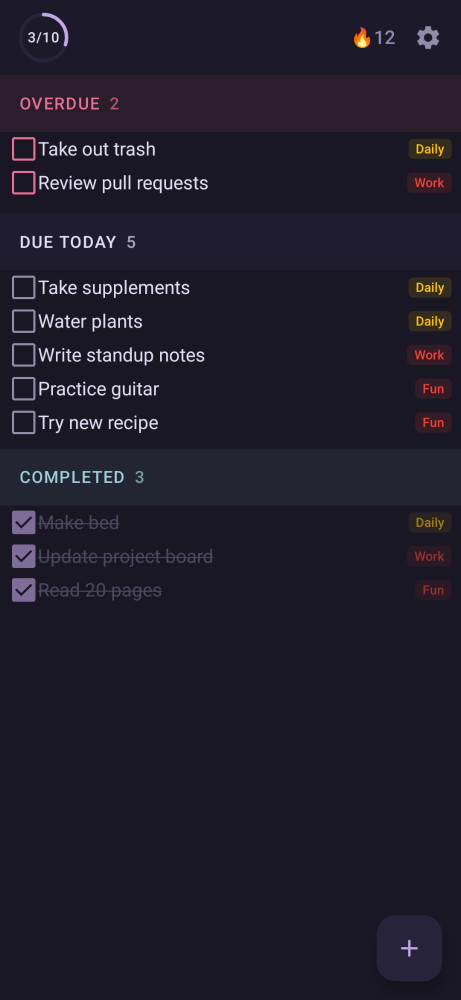
#> input picture app/src/test/snapshots/images/io.github.klppl.klar.screenshots_ScreenshotTest_todayScreen.png, 461 x 1000 px
$ python frame_screenshot.py
#> lines starting #> are read from the running program, lines starting #| are printed output that depends on the picture; after the words box and inside, x2 and y2 are one past the last pixel; in counts of white or black regions, pixels touching at a corner belong together
#!/usr/bin/env python3
"""Wrap a screenshot in a minimal phone device frame using Pillow."""

from pathlib import Path
from PIL import Image, ImageDraw

SNAPSHOTS = Path(__file__).resolve().parents[1] / "snapshots" / "images"

# Phone frame settings
BEZEL = 16          # bezel thickness around the screen
CHIN = 10           # extra bottom bezel
TOP_BAR = 32        # status bar / notch area
CORNER_R = 40       # outer corner radius
FRAME_COLOR = (30, 30, 30)       # dark grey bezel
SCREEN_RADIUS = 28  # inner corner radius


def round_corners(img: Image.Image, radius: int) -> Image.Image:
    """Apply rounded corners with transparency."""
    mask = Image.new("L", img.size, 0)
    draw = ImageDraw.Draw(mask)
    draw.rounded_rectangle([(0, 0), img.size], radius=radius, fill=255)
    img = img.convert("RGBA")
    img.putalpha(mask)
    return img


def frame_phone(src: Path, dst: Path) -> None:
    screen = Image.open(src).convert("RGBA")
#> screen is the input picture: PIL image 461x1000 RGBA; mean R, G, B, A 31.5, 28.4, 42, 255
    sw, sh = screen.size
#> sw = 461; sh = 1000

    # Round the screen corners
    screen = round_corners(screen, SCREEN_RADIUS)
#> in round_corners, `mask = Image.new("L", img.size, 0)`: mask: PIL image 461x1000 L; every value is 0
#> in round_corners, `img.putalpha(mask)`:
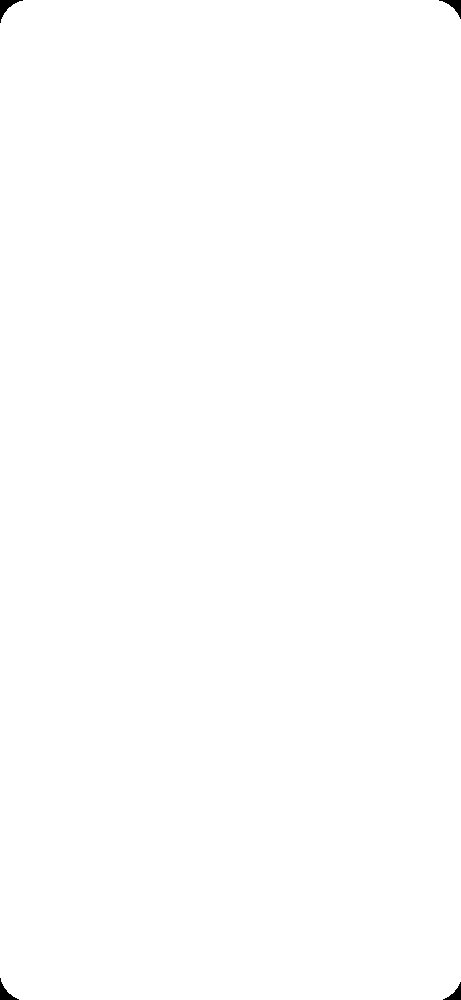
#> mask: PIL image 461x1000 L; 99.9% white; 4 black regions, box (x1, y1, x2, y2) and area: (0, 0, 23, 23) 174, (439, 0, 461, 19) 151, (0, 978, 19, 1000) 151, (443, 982, 461, 1000) 129

    # Frame dimensions
    fw = sw + 2 * BEZEL
#> fw = 493
    fh = sh + TOP_BAR + BEZEL + CHIN
#> fh = 1058

    # Create frame (transparent background)
    frame = Image.new("RGBA", (fw, fh), (0, 0, 0, 0))
#> frame: PIL image 493x1058 RGBA; every value is 0
    draw = ImageDraw.Draw(frame)

    # Draw the outer phone body
    draw.rounded_rectangle(
        [(0, 0), (fw - 1, fh - 1)],
        radius=CORNER_R,
        fill=FRAME_COLOR,
    )

    # Paste screen into the frame
    frame.paste(screen, (BEZEL, TOP_BAR), mask=screen)
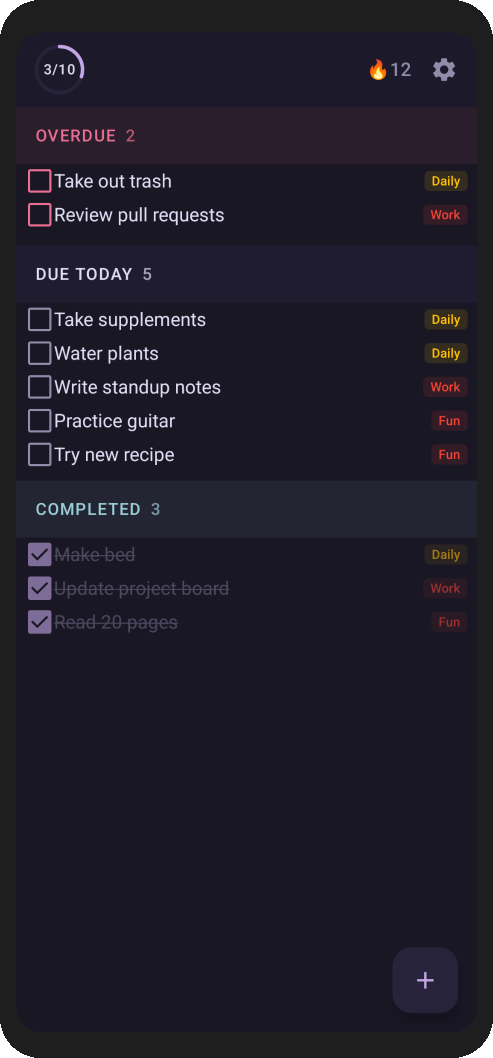
#> frame: PIL image 493x1058 RGBA; mean R, G, B, A 31.2, 28.5, 40.5, 254.3; transparent parts drawn white

    # Draw subtle top speaker/camera dot
    cx = fw // 2
#> cx = 246
    draw.ellipse(
        [(cx - 4, TOP_BAR // 2 - 4), (cx + 4, TOP_BAR // 2 + 4)],
        fill=(50, 50, 50),
    )

    frame.save(dst, "PNG")
    print(f"Saved: {dst}")


if __name__ == "__main__":
    today = SNAPSHOTS / "io.github.klppl.klar.screenshots_ScreenshotTest_todayScreen.png"
    out = SNAPSHOTS / "today_screen_framed.png"
    frame_phone(today, out)
